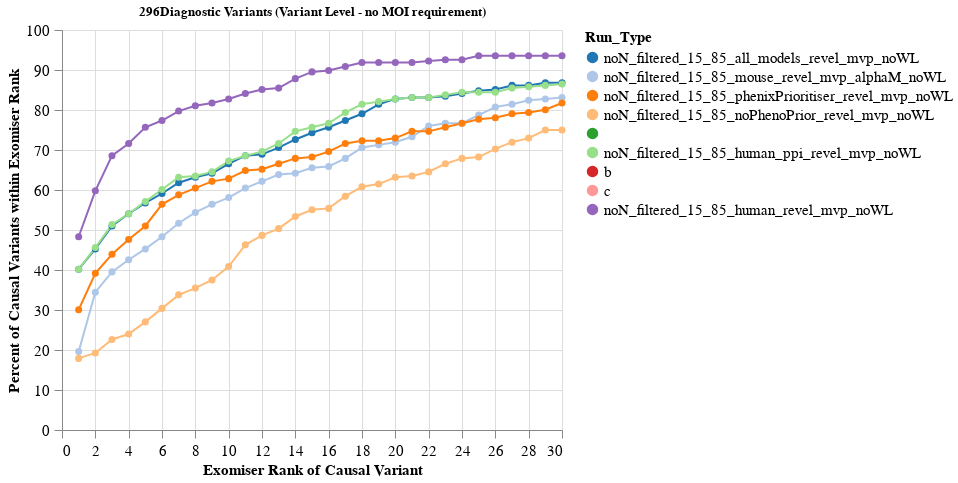

Here is the notebook cell this chart was saved with:
### Code cell
plot_1a.configure_axis(grid=True,
    labelPadding= 5,
    labelLimit=0,
    labelFontSize=15, 
    titleFontSize=15, labelFont='arial', tickSize=8).configure_legend(
        labelLimit=0,labelFontSize=15, titleFontSize=15, labelFont='arial')

### Figure 1 — Vega-Lite specification as saved in the notebook (floating-point values rounded to 4 significant figures; data arrays with more than 128 entries replaced by an {"elided": "..."} marker saying what was removed)
{"config": {"view": {"continuousWidth": 300, "continuousHeight": 300}, "axis": {"grid": true, "labelFont": "arial", "labelFontSize": 15, "labelLimit": 0, "labelPadding": 5, "tickSize": 8, "titleFontSize": 15}, "legend": {"labelFont": "arial", "labelFontSize": 15, "labelLimit": 0, "titleFontSize": 15}}, "vconcat": [{"mark": {"type": "line", "point": {"size": 50}}, "encoding": {"color": {"field": "Run_Type", "scale": {"domain": ["noN_filtered_15_85_all_models_revel_mvp_noWL", "noN_filtered_15_85_mouse_revel_mvp_alphaM_noWL", "noN_filtered_15_85_phenixPrioritiser_revel_mvp_noWL", "noN_filtered_15_85_noPhenoPrior_revel_mvp_noWL", "", "noN_filtered_15_85_human_ppi_revel_mvp_noWL", "b", "c", "noN_filtered_15_85_human_revel_mvp_noWL"], "scheme": "category20"}, "sort": ["noN_filtered_15_85_all_models_revel_mvp_noWL", "noN_filtered_15_85_mouse_revel_mvp_alphaM_noWL", "noN_filtered_15_85_phenixPrioritiser_revel_mvp_noWL", "noN_filtered_15_85_noPhenoPrior_revel_mvp_noWL", "", "noN_filtered_15_85_human_ppi_revel_mvp_noWL", "b", "c", "noN_filtered_15_85_human_revel_mvp_noWL"], "type": "nominal"}, "tooltip": [{"field": "Rank", "type": "quantitative"}, {"field": "Percent_Variants", "type": "quantitative"}, {"field": "Run_Type", "type": "nominal"}], "x": {"field": "Rank", "title": "Exomiser Rank of Causal Variant", "type": "quantitative"}, "y": {"field": "Percent_Variants", "scale": {"domain": [0, 100]}, "title": "Percent of Causal Variants within Exomiser Rank", "type": "quantitative"}}, "height": 400, "title": "296Diagnostic Variants (Variant Level - no MOI requirement)", "width": 500}], "data": {"name": "data-a71eb63b16474ac2fd9e7719c3066d15"}, "$schema": "https://vega.github.io/schema/vega-lite/v5.17.0.json", "datasets": {"data-a71eb63b16474ac2fd9e7719c3066d15": {"elided": "210 records"}}}
